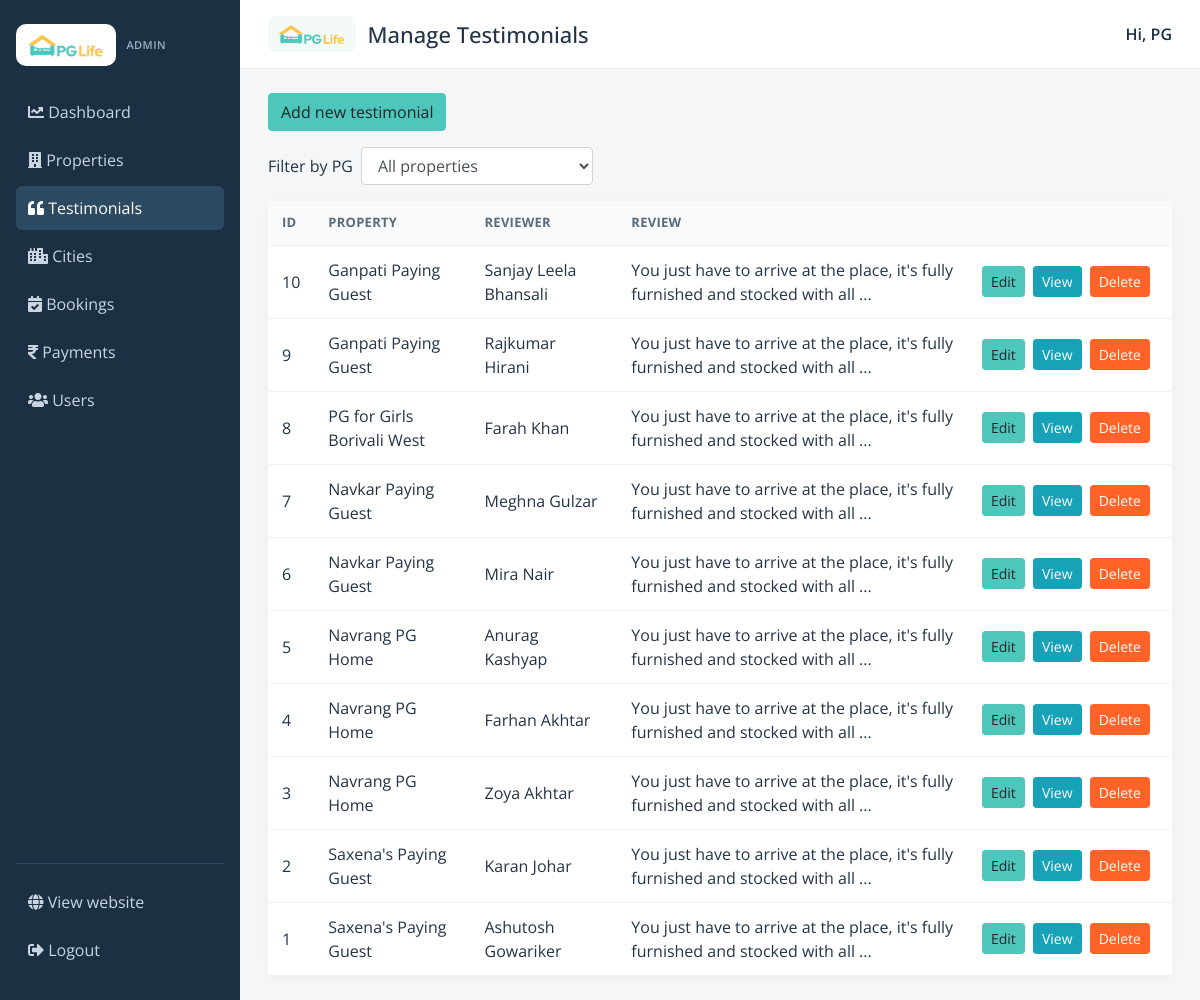
Screenshot of /admin/testimonials.php (signed in) with the database file from the repository.
### tables this page shows
CREATE TABLE `testimonials` (
  `id` int(11) NOT NULL AUTO_INCREMENT,
  `property_id` int(11) DEFAULT NULL,
  `user_name` varchar(100) NOT NULL,
  `content` varchar(10000) DEFAULT NULL,
  PRIMARY KEY (`id`),
  KEY `property_id` (`property_id`),
  CONSTRAINT `testimonials_ibfk_1` FOREIGN KEY (`property_id`) REFERENCES `properties` (`id`)
);

CREATE TABLE `properties` (
  `id` int(11) NOT NULL AUTO_INCREMENT,
  `city_id` int(11) DEFAULT NULL,
  `name` varchar(200) NOT NULL,
  `address` varchar(1000) DEFAULT NULL,
  `description` varchar(10000) DEFAULT NULL,
  `gender` enum('male','female','other') NOT NULL,
  `rent` int(11) NOT NULL,
  `rating_clean` float(3,1) DEFAULT NULL,
  `rating_food` float(3,1) DEFAULT NULL,
  `rating_safety` float(3,1) DEFAULT NULL,
  `image_path` varchar(500) DEFAULT NULL,
  PRIMARY KEY (`id`),
  KEY `city_id` (`city_id`),
  CONSTRAINT `properties_ibfk_1` FOREIGN KEY (`city_id`) REFERENCES `cities` (`id`)
);

### admin/testimonials.php (the view, shortened to what this page needs)
<?php
require "_header.php";
$filter_property = isset($_GET["property_id"]) ? intval($_GET["property_id"]) : 0;
$sql = "SELECT t.id, t.property_id, t.user_name, t.content, p.name AS property_name
  FROM testimonials t
  JOIN properties p ON p.id = t.property_id";
$sql .= " ORDER BY t.id DESC";
$testimonials = mysqli_query($con, $sql);
$add_href = "testimonial_form.php" . ($filter_property > 0 ? "?property_id=" . $filter_property : "");
?>
<p>
  <a class="btn btn-primary" href="<?php echo htmlspecialchars($add_href); ?>">Add new testimonial</a>
</p>
<form class="form-inline mb-3" method="GET">
  <label class="mr-2">Filter by PG</label>
  <select class="form-control mr-2" name="property_id" onchange="this.form.submit()">
    <option value="0">All properties</option>
  </select>
</form>
<table class="admin-table">
  <thead>
    <tr>
      <th>ID</th>
      <th>Property</th>
      <th>Reviewer</th>
      <th>Review</th>
      <th></th>
    </tr>
  </thead>
  <tbody>
  <?php if ($testimonials && mysqli_num_rows($testimonials) > 0) { ?>
    <?php while ($t = mysqli_fetch_assoc($testimonials)) {
      $preview = $t["content"];
      if (strlen($preview) > 80) {
        $preview = substr($preview, 0, 80) . "...";
      }
    ?>
      <tr>
        <td><?php echo intval($t["id"]); ?></td>
        <td><?php echo htmlspecialchars($t["property_name"]); ?></td>
        <td><?php echo htmlspecialchars($t["user_name"]); ?></td>
        <td><?php echo htmlspecialchars($preview); ?></td>
        <td class="admin-actions">
          <a class="btn btn-sm btn-primary" href="testimonial_form.php?id=<?php echo intval($t["id"]); ?>">Edit</a>
          <a class="btn btn-sm btn-info" target="_blank" href="<?php echo BASE_URL; ?>/property_detail.php?property_id=<?php echo intval($t["property_id"]); ?>">View</a>
          <form class="js-admin-form" action="<?php echo BASE_URL; ?>/api/admin_testimonials.php" method="POST" data-confirm="Delete this testimonial?">
            <button class="btn btn-sm btn-danger" type="submit">Delete</button>
          </form>
        </td>
      </tr>
    <?php } ?>
  <?php } else { ?>
    <tr><td colspan="5">No testimonials yet. Click Add new testimonial.</td></tr>
  <?php } ?>
  </tbody>
</table>
<?php require "_footer.php"; ?>

### css/admin.css (style rules this page uses)
.admin-table { width: 100%; min-width: 720px; background: #fff; border-radius: 10px; border-collapse: collapse; box-shadow: 0 2px 8px rgba(0, 0, 0, 0.04); }
.admin-table th, .admin-table td { padding: 12px 14px; border-bottom: 1px solid #eef2f5; vertical-align: middle; background: #fff; }
.admin-table thead th { background: #f8fafb; font-size: 13px; text-transform: uppercase; letter-spacing: 0.02em; color: #5b6b7a; white-space: nowrap; }
.admin-actions { white-space: nowrap; }
.admin-actions form, .admin-actions .btn { display: inline-block; margin: 2px 4px 2px 0; vertical-align: middle; }
.form-inline { flex-wrap: wrap; }

### rows the page displays
testimonials: id "10", property.name "Ganpati Paying Guest", user_name "Sanjay Leela Bhansali", content "You just have to arrive at the place, it's fully furnished and stocked with all ..."
testimonials: id "9", property.name "Ganpati Paying Guest", user_name "Rajkumar Hirani", content "You just have to arrive at the place, it's fully furnished and stocked with all ..."
testimonials: id "8", property.name "PG for Girls Borivali West", user_name "Farah Khan", content "You just have to arrive at the place, it's fully furnished and stocked with all ..."
testimonials: id "7", property.name "Navkar Paying Guest", user_name "Meghna Gulzar", content "You just have to arrive at the place, it's fully furnished and stocked with all ..."
testimonials: id "6", property.name "Navkar Paying Guest", user_name "Mira Nair", content "You just have to arrive at the place, it's fully furnished and stocked with all ..."
testimonials: id "5", property.name "Navrang PG Home", user_name "Anurag Kashyap", content "You just have to arrive at the place, it's fully furnished and stocked with all ..."
testimonials: id "4", property.name "Navrang PG Home", user_name "Farhan Akhtar", content "You just have to arrive at the place, it's fully furnished and stocked with all ..."
testimonials: id "3", property.name "Navrang PG Home", user_name "Zoya Akhtar", content "You just have to arrive at the place, it's fully furnished and stocked with all ..."
testimonials: id "2", property.name "Saxena's Paying Guest", user_name "Karan Johar", content "You just have to arrive at the place, it's fully furnished and stocked with all ..."
testimonials: id "1", property.name "Saxena's Paying Guest", user_name "Ashutosh Gowariker", content "You just have to arrive at the place, it's fully furnished and stocked with all ..."

### other values shown
$admin_title "Manage Testimonials"
explode(" ", $_SESSION["full_name"])[0] "PG"
